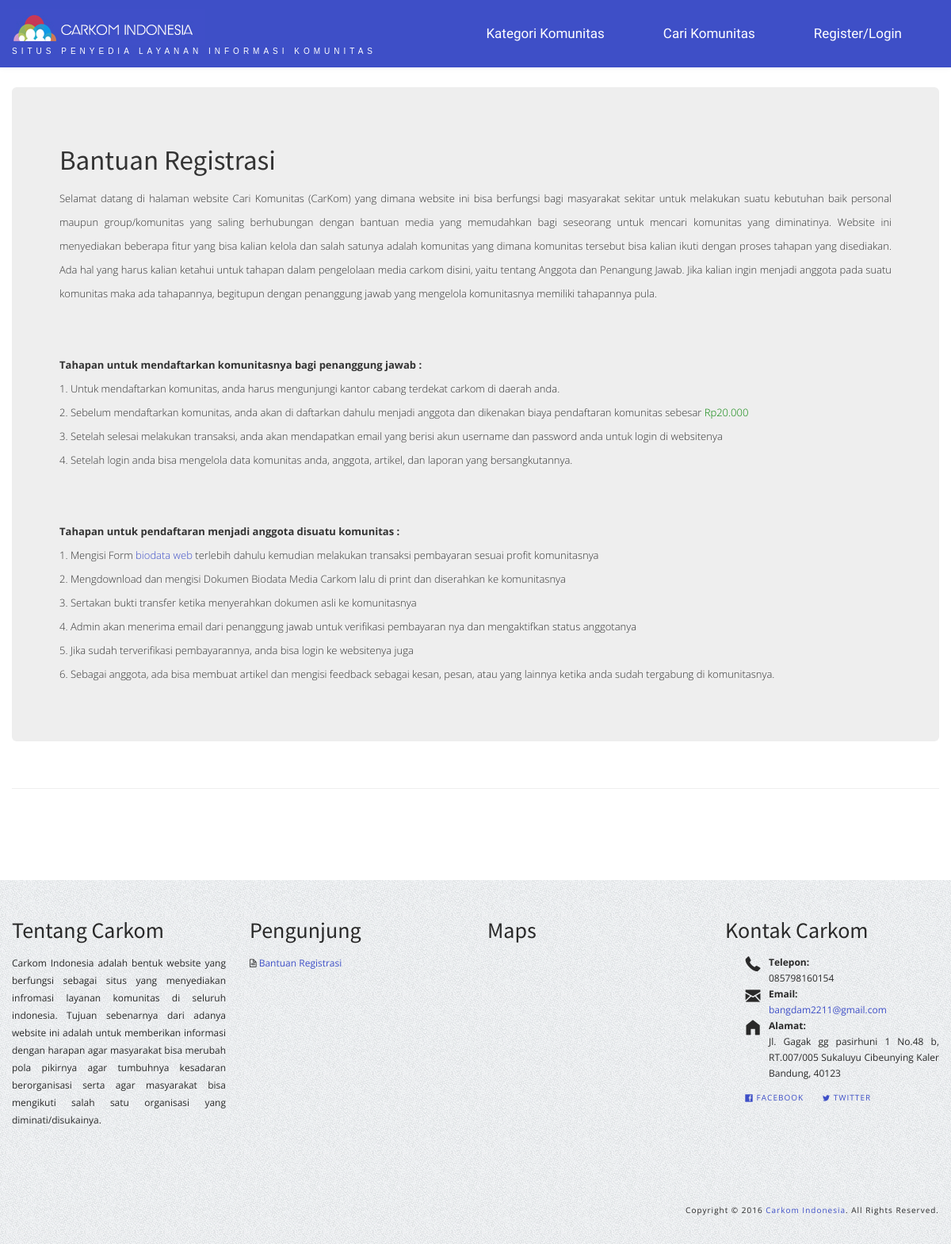
The app's page /bare.php with its own data.
### tables this page shows
CREATE TABLE `tbl_bantuan_registrasi` (
  `id_bantuan` int(5) NOT NULL AUTO_INCREMENT,
  `penjelasan` text NOT NULL,
  PRIMARY KEY (`id_bantuan`)
);

CREATE TABLE `tbl_info` (
  `id_info` int(5) NOT NULL AUTO_INCREMENT,
  `no_hp` varchar(20) NOT NULL,
  `email` varchar(100) NOT NULL,
  `alamat` text NOT NULL,
  `maps` text NOT NULL,
  `facebook` varchar(100) NOT NULL,
  `twitter` varchar(100) NOT NULL,
  `tentang` text NOT NULL,
  PRIMARY KEY (`id_info`)
);

### bare.php (the view, shortened to what this page needs)
<!DOCTYPE HTML>
<html>
<head>
    <?php include "include/header.php"; ?>
</head>
<body id="pageBody">
<?php include "include/navigation.php"; ?>
<div class="container">
    <div class="divPanel page-content">
        <div class="row-fluid">
                  <div class="media">
                      <div class="media-body">
                        <div class="hero-unit">
                          <?php
                          $sql2 = mysql_query("SELECT * FROM tbl_bantuan_registrasi");
                          $num = mysql_fetch_array($sql2);
                          ?>
                    <h2>Bantuan Registrasi</h2>
                  <p align="justify" style="font-size:13px;">
                      <?php echo $num['penjelasan']; ?>
                  </p>
                </div>
                      </div>
                      <div class="page-header"></div>
                  </div>
                <div class="span4">
                </div>
            </div>
    </div>
</div>
<?php include "include/footer.php"; ?>
</body>
</html>

### include/header.php (shortened to what this page needs)
<link rel="stylesheet" href="styles/w3.css" type="text/css" />
<link href="scripts/bootstrap/css/bootstrap.min.css" rel="stylesheet">
<link href="scripts/bootstrap/css/bootstrap-responsive.min.css" rel="stylesheet">
<link href="scripts/icons/general/stylesheets/general_foundicons.css" media="screen" rel="stylesheet" type="text/css" />
<link href="scripts/icons/social/stylesheets/social_foundicons.css" media="screen" rel="stylesheet" type="text/css" />
<link rel="stylesheet" href="scripts/fontawesome/css/font-awesome.min.css">
<link href="styles/custom.css" rel="stylesheet" type="text/css" />

### include/navigation.php (shortened to what this page needs)
<div id="decorative2">
    <div class="container">
        <div class="divPanel topArea notop nobottom">
            <div class="row-fluid">
                <div class="span12">
                    <div id="divLogo" class="pull-left">
                        <a href="index.php" id="divSiteTitle"><img src="images/logo.jpg" /></a><br />
                        <a href="index.php" id="divTagLine"><font size="1px">Situs penyedia layanan informasi komunitas</font></a>
                    </div>
                    <div id="divMenuRight" class="pull-right">
                    <div class="navbar">
                        <div class="nav-collapse collapse">
                            <ul class="nav nav-pills ddmenu">
                                <li class="dropdown"><a href="carka.php">Kategori Komunitas</a></li>
								                <li class="dropdown"><a href="carkom.php">Cari Komunitas</a></li>
                                  <li class="dropdown"><a href="relog.php">Register/Login</a></li>
                            </ul>
                        </div>
                    </div>
                    </div>
                </div>
            </div>
        </div>
    </div>
</div>

### include/footer.php (shortened to what this page needs)
<div id="divFooter" class="footerArea">
    <div class="container">
        <div class="divPanel">
          <?php
          $sql = mysql_query("SELECT * FROM tbl_info");
          $num = mysql_fetch_array($sql);
          ?>
            <div class="row-fluid">
                <div class="span3" id="footerArea1">
                    <h3>Tentang Carkom</h3>
                    <p align="justify"><?php echo $num['tentang']; ?></p>
                </div>
                <div class="span3" id="footerArea2">
                    <h3>Pengunjung</h3>
                    <i class="icon-file-alt"></i><a href="bare.php">&nbsp;Bantuan Registrasi</a><br/>
                </div>
                <div class="span3" id="footerArea3">
                    <h3>Maps</h3>
                    <p><?php echo $num['maps']; ?></p>
                </div>
                <div class="span3" id="footerArea4">
                    <h3>Kontak Carkom</h3>
                    <ul id="contact-info">
                    <li>
                        <i class="general foundicon-phone icon"></i>
                        <span class="field">Telepon:</span>
                        <br />
                        <?php echo $num['no_hp']; ?>
                    </li>
                    <li>
                        <i class="general foundicon-mail icon"></i>
                        <span class="field">Email:</span>
                        <br />
                        <a href="mailto:<?php echo $num['email']; ?>" title="Email"><?php echo $num['email']; ?></a>
                    </li>
                    <li>
                        <i class="general foundicon-home icon" style="margin-bottom:50px"></i>
                        <span class="field">Alamat:</span>
                        <p align="justify"><?php echo $num['alamat']; ?></p>
                    </li>
                    <li>
                      <p class="social_bookmarks">
                          <a href="<?php echo $num['facebook']; ?>" target="_blank"><i class="social foundicon-facebook"></i> Facebook</a>
  			<a href="<?php echo $num['twitter']; ?>" target="_blank"><i class="social foundicon-twitter"></i> Twitter</a>
                      </p>
                    </li>
                    </ul>
                </div>
            </div>
            <br /><br />
            <div class="row-fluid">
                <div class="span12">
                    <p class="copyright" align="right">
                        Copyright © 2016 <a href="index.php">Carkom Indonesia</a>. All Rights Reserved.
                    </p>
                </div>
            </div>
            <br />
        </div>
    </div>
</div>

### styles/w3.css (style rules this page uses)
html { box-sizing:border-box }
*,*:before,*:after { box-sizing:inherit }
html { -ms-text-size-adjust:100%;-webkit-text-size-adjust:100% }
body { margin:0 }
a { background-color:transparent;-webkit-text-decoration-skip:objects }
img { border-style:none }
html,body { font-family:Verdana,sans-serif;font-size:15px;line-height:1.5 }
html { overflow-x:hidden }
h1,h2,h3,h4,h5,h6,.w3-slim,.w3-wide { font-family:"Segoe UI",Arial,sans-serif }
h2 { font-size:30px }
h3 { font-size:24px }
h1,h2,h3,h4,h5,h6 { font-weight:400;margin:10px 0 }
img { margin-bottom:-5px }
a { color:inherit }

### styles/custom.css (style rules this page uses)
#divSiteTitle { text-decoration:none; }
#divTagLine { text-decoration:none; }
h3, h4, h5, h6 { line-height:1.5 !important }
ul#contact-info .icon { font-size:20px;float:left;line-height:25px;margin-right:10px; }
ul#contact-info .field { font-weight:bold; }
ul#contact-info { list-style:none; }
[class*="social foundicon-"]:before { font-family: "SocialFoundicons"; }
[class*="general foundicon-"]:before { font-family: "GeneralFoundicons"; }
.social_bookmarks a { font-size:smaller !important;text-transform:uppercase;letter-spacing:1px;text-decoration:none;margin-right:20px; }
.copyright { font-size:smaller;letter-spacing:1px; }
img { max-width:100%;height:auto;width:auto;-moz-box-sizing:border-box;-webkit-box-sizing:border-box;box-sizing:border-box; }
#decorative2 { -webkit-box-shadow: 0 1px 10px rgba(0, 0, 0, 0.03); -moz-box-shadow: 0 1px 10px rgba(0, 0, 0, 0.03); box-shadow: 0 1px 10px rgba(0, 0, 0, 0.03); }
.divPanel.notop { padding-top:0px }
.divPanel.nobottom { padding-bottom:0px }
.navbar .nav-pills > li > a { text-shadow:none;font-weight:normal; }
body { background-image: none; background-position: initial initial; background-repeat: initial initial; }
#divLogo { margin-top: 9px; margin-bottom: 0px; margin-left: -3px; }
#divSiteTitle { font-family: 'Century Gothic', sans-serif; color: rgb(255, 255, 255); font-size: 28px; text-shadow: none; line-height: 42px; letter-spacing: 2px; text-transform: uppercase; font-weight: normal; font-style: normal; }
#divTagLine { font-family: 'Century Gothic', sans-serif; font-size: 12px; text-transform: uppercase; letter-spacing: 5px; line-height: 22px; color: rgb(255, 255, 255); text-shadow: none; padding-left: 3px; padding-right: 3px; font-weight: normal; font-style: normal; }
.page-content { line-height: 25px; font-family: 'Open Sans', sans-serif; }
.page-content a { color: rgb(62, 79, 199); font-family: 'Open Sans', sans-serif; }
#decorative2 { background-color: rgb(62, 79, 199); height: 85px; }
#divFooter { font-family: 'Open Sans', sans-serif; background-color: transparent; color: rgb(41, 41, 41); padding-top: 32px; line-height: 22px; font-size: 12px; text-transform: none; background-image: url(chruch.png); background-repeat: repeat repeat; }
#divFooter a { color: rgb(62, 79, 199); }
#divFooter h3 { color: rgb(41, 41, 41); }
h2 { font-weight: normal; font-style: normal; font-family: 'Source Sans Pro', sans-serif; font-size: 35px; line-height: 45px; }
h3,.page-content h3 a { font-weight: normal; font-style: normal; font-family: 'Source Sans Pro', sans-serif; font-size: 28px; line-height: 45px; }
.navbar .nav-pills > li > a { margin-left: 2px; margin-right: 2px; padding: 35px; border-top-left-radius: 0px; border-top-right-radius: 0px; border-bottom-right-radius: 0px; border-bottom-left-radius: 0px; color: rgb(255, 255, 255); border-bottom-style: none; }
.navbar .ddmenu { margin-top:-2px;margin-bottom:0px }
.ddmenu.nav-pills li a { font-family: Abel, sans-serif; font-size: 17px; text-shadow: none; line-height: 15px; }
#decorative2 { position:fixed;top:0;left:0;right:0;z-index:1032 }
body { padding-top:85px }
#decorative2 { z-index:100 !important }

### records on screen
tbl_bantuan_registrasi: penjelasan "Selamat datang di halaman website Cari Komunitas (CarKom) yang dimana website ini bisa berfungsi bagi masyarakat sekitar untuk melakukan suatu kebutuhan baik personal maupun group/komunitas yang saling berhubungan dengan bantuan media yang memudahkan bagi seseorang untuk mencari komunitas yang diminatinya. Website ini menyediakan beberapa fitur yang bisa kalian kelola dan salah satunya adalah komunitas yang dimana komunitas tersebut bisa kalian ikuti dengan proses tahapan yang disediakan. Ada hal yang harus kalian ketahui untuk tahapan dalam pengelolaan media carkom disini, yaitu tentang Anggota dan Penangung Jawab. Jika kalian ingin menjadi anggota pada suatu komunitas maka ada tahapannya,…"
tbl_info: tentang "Carkom Indonesia adalah bentuk website yang berfungsi sebagai situs yang menyediakan infromasi layanan komunitas di seluruh indonesia. Tujuan sebenarnya dari adanya website ini adalah untuk memberikan informasi dengan harapan agar masyarakat bisa merubah pola pikirnya agar tumbuhnya kesadaran berorganisasi serta agar masyarakat bisa mengikuti salah satu organisasi yang diminati/disukainya.", no_hp "085798160154", email "bangdam2211@gmail.com", alamat "Jl. Gagak gg pasirhuni 1 No.48 b, RT.007/005 Sukaluyu Cibeunying Kaler Bandung, 40123"
